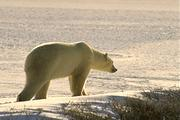
#> input picture Corel_Dataset/Images/corel_55.jpg, 180 x 120 px, found by its file name
$ python script_gab_filt.py
#> lines starting #> are read from the running program, lines starting #| are printed output that depends on the picture
### gabor_pre.py
# -*- coding: utf-8 -*-
import numpy as np
from math import floor

#Builds the Gabor filters for the required parameters

# [15 lines left out: function GaborFilter, not called in this run]


def build_filters(theta_min, theta_max, theta_step, scale_min, scale_max, scale_step, lambdap = 0.5, sigma = 20, gamma = 0.5, psi = 0):
    filters_even = []
    filters_odd = []

    for theta in np.arange(theta_min, theta_max, theta_step):
        for ksize in np.arange(scale_min, scale_max, scale_step):
          [kern_even, kern_odd] = GaborFilter(ksize, theta, lambdap, sigma, gamma, psi)
          kern_even /= 1.5*kern_even.sum()
          zk = np.absolute(kern_odd)
          Z = np.sum(zk)
          kern_odd = kern_odd/(1.5*Z)
          filters_even.append(kern_even)
          filters_odd.append(kern_odd)
    return [filters_even, filters_odd]

### script_gab_filt.py
# -*- coding: utf-8 -*-
"""
Computes the various Gabor filters for one image
"""
import cv2
from gabor_pre import build_filters
from matplotlib import pyplot as plt
import numpy as np

image_name = 'corel_55.jpg'
img = cv2.imread(image_name,0)
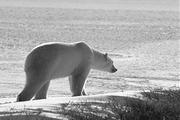
#> img: shape (120, 180); min 11, max 255, mean 163.7

ksize = 5
theta_min = 0
theta_max = np.pi
theta_step = np.pi/4
scale_min = 0.1
scale_max = 1
scale_step = 0.3


[kernel_even, kernel_odd] = build_filters(ksize, theta_min, theta_max, theta_step, scale_min, scale_max, scale_step)

kern_even = np.asarray(kernel_even)
kern_odd= np.asarray(kernel_odd)

dst_even = []
dst_odd = []

for filt in kern_even:
    dst_temp = cv2.filter2D(img, -1, filt)
    dst_even.append(dst_temp)
#> after the loop, dst_even = []

for filte in kern_odd:
    dst_tempe = cv2.filter2D(img, -1, filte)
    dst_odd.append(dst_tempe)
#> after the loop, dst_odd = []

#plt.imshow(dst_even[2], cmap ='gray')
#> (the run stopped early here; a loop or call above may not have finished)

$ run again, with Corel_Dataset/Images/corel_1.jpg copied over Corel_Dataset/Images/corel_55.jpg
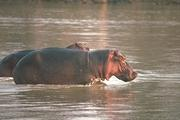
#> input picture Corel_Dataset/Images/corel_1.jpg, 180 x 120 px, found by its file name
#> `img = cv2.imread(image_name,0)`:
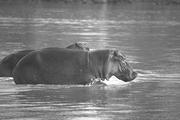
#> img: shape (120, 180); min 44, max 255, mean 123.3
#> after the loop `for filt in kern_even:`: dst_even = []

$ run again, with Corel_Dataset/Images/corel_10.jpg copied over Corel_Dataset/Images/corel_55.jpg
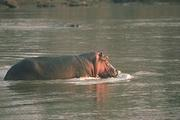
#> input picture Corel_Dataset/Images/corel_10.jpg, 180 x 120 px, found by its file name
#> `img = cv2.imread(image_name,0)`:
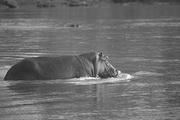
#> img: shape (120, 180); min 34, max 255, mean 107.4
#> after the loop `for filt in kern_even:`: dst_even = []

$ run again, with Corel_Dataset/Images/corel_100.jpg copied over Corel_Dataset/Images/corel_55.jpg
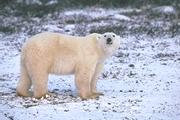
#> input picture Corel_Dataset/Images/corel_100.jpg, 180 x 120 px, found by its file name
#> `img = cv2.imread(image_name,0)`:
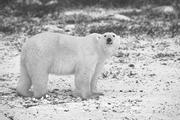
#> img: shape (120, 180); min 47, max 255, mean 176.8
#> after the loop `for filt in kern_even:`: dst_even = []
